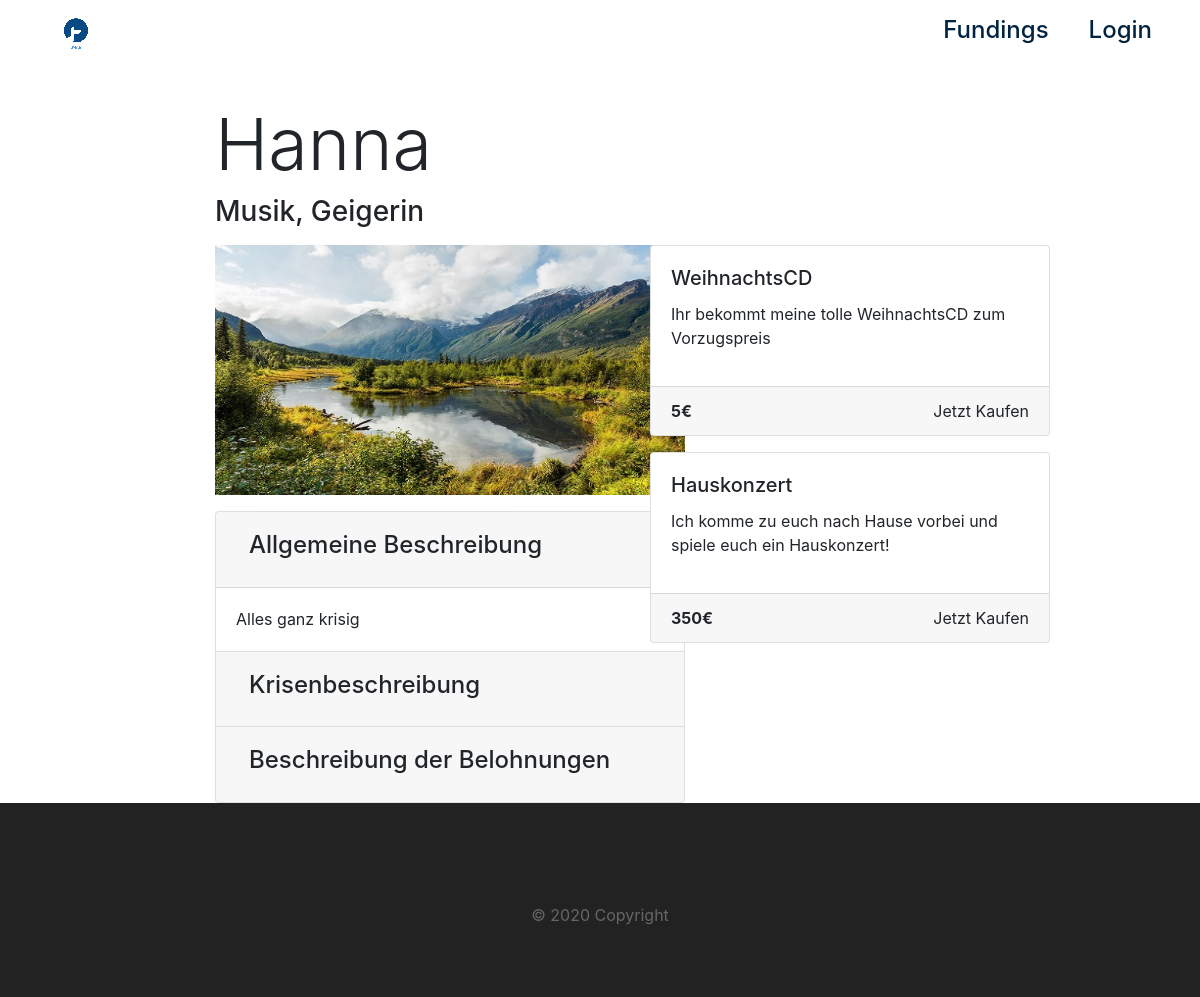
Page /page/1 on the committed database.
### app.py (models this page shows)
class Page(db.Model):
    id = db.Column(db.Integer, primary_key=True)
    creator_id = db.Column(db.Integer, db.ForeignKey("user.id"))
    artist_name = db.Column(db.String)
    artist_category = db.Column(db.String)
    artist_job = db.Column(db.String)
    artist_location_lat = db.Column(db.Float)
    artist_location_long = db.Column(db.Float)
    description_title = db.Column(db.String)
    description_general = db.Column(db.String)
    description_crisis = db.Column(db.String)
    description_rewards = db.Column(db.String)
    titlepicture_path = db.Column(db.String)
    media_path = db.Column(db.String)
    rewards = db.relationship('Reward', backref='Page', lazy=True)

class Reward(db.Model):
    Page_Id = db.Column(db.Integer, db.ForeignKey("page.id"))
    id = db.Column(db.Integer, primary_key=True)
    title = db.Column(db.String)
    description = db.Column(db.String)
    category_form = db.Column(db.String)
    category_time = db.Column(db.String)
    price = db.Column(db.Float)
    primary = db.Column(db.Boolean)
    active = db.Column(db.Boolean)

### app.py (the view)
@app.route("/page/<int:PageId>")
def page(PageId):
    pageName = "Test"
    page = Page.query.filter_by(id = PageId).first()
    rewards = Reward.query.filter(Reward.Page_Id == PageId).order_by(Reward.price.asc())
    return render_template("page.html", title=f"{pageName}", page=page, rewards=rewards)

### templates/page.html (shortened to what this page needs)
{% extends "layout.html" %}
{% import "bootstrap/wtf.html" as wtf %}
{% block body %}
<div class="container-fluid mt-3">
  <div class="row justify-content-center">
    <div class="col-8">
      <p>
        <h1 class="display-3">{{page.artist_name}}</h1>
        <h3>{{page.artist_category}}, {{page.artist_job}}</h3>
      </p>
    </div>
  </div>
  <div class="row justify-content-center">
    <div class="col-5">
      <img src="/static/images/image.jpg" alt="" class="w-100 mb-3" style="height:250px;">
      <div class="accordion" id="accordionExample">
        <div class="card">
        <div class="card-header" id="headingOne">
            <button class="btn" type="button" data-toggle="collapse" data-target="#collapseOne" aria-expanded="true" aria-controls="collapseOne">
                <h4>Allgemeine Beschreibung</h4>
            </button>
        </div>
        <div id="collapseOne" class="collapse show" aria-labelledby="headingOne" data-parent="#accordionExample">
            <div class="card-body">
                {{page.description_general}}
            </div>
        </div>
        </div>
        <div class="card">
        <div class="card-header" id="headingTwo">
            <button class="btn collapsed" type="button" data-toggle="collapse" data-target="#collapseTwo" aria-expanded="false" aria-controls="collapseTwo">
                    <h4>Krisenbeschreibung</h4>
            </button>
        </div>
        </div>
        <div class="card">
        <div class="card-header" id="headingThree">
            <button class="btn collapsed" type="button" data-toggle="collapse" data-target="#collapseThree" aria-expanded="false" aria-controls="collapseThree">
                <h4>Beschreibung der Belohnungen</h4>
            </button>
        </div>
        </div>
      </div>
    </div>
    <div class="col-3">
      <div class="card-deck justify-content-center">
        {% for r in rewards %}
        <div class="card mb-3" style="min-width:400px; max-width:400px;">
        <div class="card-body">
            <h5 class="card-title">{{r.title}}</h5>
            <p class="card-text">{{r.description}}</p>
        </div>
        <div class="card-footer">
            <strong>{{r.price | int}}€</strong> <span class="float-right">Jetzt Kaufen</span>
        </div>
        </div>
        {% endfor %}
      </div>
    </div>
  </div>
</div>
{% endblock %}

### static/main.css (style rules this page uses)
body { padding: 0; margin: 0; background: #fff; }

### rows in the picture
Page: artist_name "Hanna", artist_category "Musik", artist_job "Geigerin", description_general "Alles ganz krisig"
Reward: title "WeihnachtsCD", description "Ihr bekommt meine tolle WeihnachtsCD zum Vorzugspreis", price "5"
Reward: title "Hauskonzert", description "Ich komme zu euch nach Hause vorbei und spiele euch ein Hauskonzert!", price "350"
